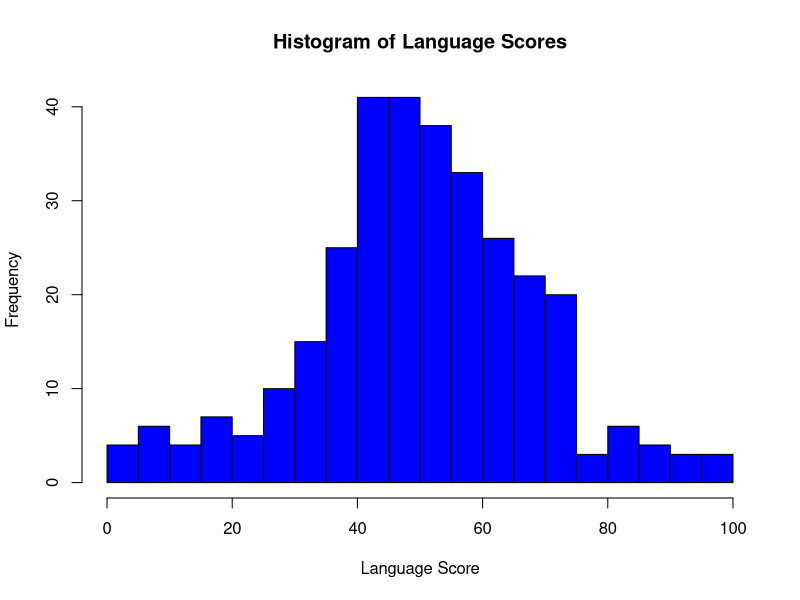

The R script that drew this image:
## ---- chunk 1
# This is a code chunk!
## ---- chunk 2
getwd()
## ---- chunk 3
1+1
## ---- chunk 4
1495 * 839 / (93 + 17)
## ---- chunk 5
getwd()
setwd(dir = "/home/jovyan/UCSB_PS15/Section 1/")
## ---- chunk 6
setwd("/home/jovyan/UCSB_PS15/Section 1/")
## ---- chunk 7
schooldata <- read.csv(file = "schooldata.csv", # After one argument, you can hit enter to tab down to the next line or keep all arguments on a single line.
                       header = TRUE)
## ---- chunk 8
head(schooldata)
## ---- chunk 9
tail(schooldata)
## ---- chunk 10
nrow(schooldata)
ncol(schooldata)
## ---- chunk 11
range(schooldata$language_score)
min(schooldata$language_score)
max(schooldata$language_score)
mean(schooldata$language_score)
median(schooldata$language_score)
## ---- chunk 12
summary(schooldata$language_score)
## ---- chunk 13
summary(schooldata)
## ---- chunk 14
hist(x = schooldata$language_score, # This argument selects your variable
     xlab = "Language Score", # This argument changes the label on the x-axis
     main = "Histogram of Language Scores", # This argument changes the plot title
     col = "blue", # This argument changes the fill color of the bins in your plot
     border = "black", # This argument changes the border color of the bins in your plot
     breaks = 20 # This argument changes the number of bins in your plot. Typically, it will default to 10
     )
## ---- chunk 15
